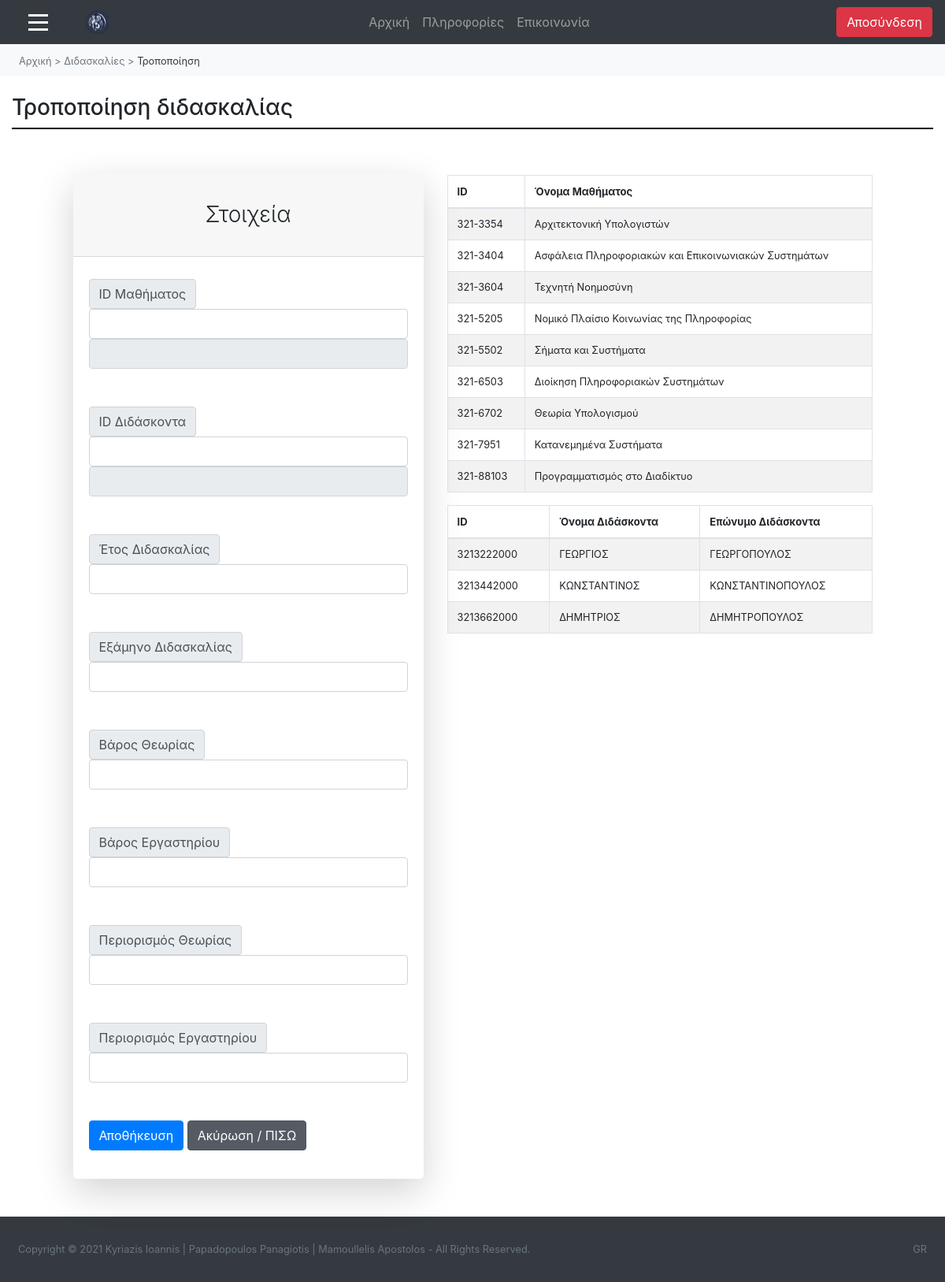
The page /ergasia-theorias/diaxeiristis-didaskalies-tropopoiisi.php (signed in) on the database its author committed.
### tables this page shows
CREATE TABLE `mathima` (
  `id_mathimatos` varchar(10) NOT NULL,
  `onoma_mathimatos` varchar(100) NOT NULL,
  `perigrafi_mathimatos` varchar(5000) DEFAULT NULL,
  `proapaitoumenamathimata` varchar(5000) DEFAULT NULL
);

CREATE TABLE `didaskon` (
  `id_didaskonta` varchar(10) NOT NULL,
  `email_didaskonta` varchar(50) NOT NULL,
  `onoma_didaskonta` varchar(50) NOT NULL,
  `eponimo_didaskonta` varchar(50) NOT NULL,
  `vathmida_didaskonta` varchar(50) NOT NULL
);

### ergasia-theorias/diaxeiristis-didaskalies-tropopoiisi.php (the view, shortened to what this page needs)
<html>
<head>
        <link rel="stylesheet" href="style.css"/>
		<link rel="stylesheet" href="https://maxcdn.bootstrapcdn.com/bootstrap/4.5.2/css/bootstrap.min.css">
		<link rel="stylesheet" href="https://maxcdn.bootstrapcdn.com/bootstrap/4.0.0/css/bootstrap.min.css">
		<link href="https://cdn.datatables.net/1.10.20/css/dataTables.bootstrap4.min.css" rel="stylesheet" />
</head>
<?php
include "diaxeiristis-elegxos.php";
 include "syndesh-geniki.php";
$result = mysqli_query($link,"select * from didaskalia, didaskon, mathima where didaskalia.id_didaskalias='" . $_GET['id_didaskalias'] . "' and didaskalia.id_mathimatos=mathima.id_mathimatos and didaskalia.id_didaskonta=didaskon.id_didaskonta");
$row= mysqli_fetch_array($result);
?>
<body>
<nav class="navbar navbar-expand-md bg-dark navbar-dark">
  <span class="" style="font-size:25px; cursor:pointer;" onclick="openNav()"><div class="symvolo-menu"></div>
																			<div class="symvolo-menu"></div>
																			<div class="symvolo-menu"></div></span>
  <a class="navbar-brand ml-5" href="diaxeiristis-arxiki.php">
	<img <img src="photos/foto_panepistimiou.png" width="30" height="30" alt="">
  </a>
  <div class="collapse navbar-collapse" id="collapse_target">
  <ul class="navbar-nav text-center w-100 justify-content-center">
    <li class="nav-item">
      <a class="nav-link" href="diaxeiristis-arxiki.php">Αρχική</a>
    </li>
	<li class="nav-item">
      <a class="nav-link" href="diaxeiristis-plirofories.php">Πληροφορίες</a>
    </li>
	<li class="nav-item">
      <a class="nav-link" href="diaxeiristis-epikoinonia.php">Επικοινωνία</a>
    </li>
  </ul>
  <ul class="nav navbar-nav ml-auto">
      <a href="logout.php" class="btn btn-danger mx-auto">
          <span class="glyphicon glyphicon-log-out"></span> Αποσύνδεση
		</a>
    </ul>
	</div>
</nav>
<nav class="nav text-dark bg-light py-2" name="navigation-menu">
	<ul class="nav pl-4">
		<li class="nav-item">
			<a href="diaxeiristis-arxiki.php" class="text-muted text-decoration-none small">Αρχική</a>
		</li>
		<li class="nav-item">
			<a class="text-muted text-decoration-none small">&nbsp;>&nbsp;</a>
		</li>
		<li class="nav-item">
			<a href="diaxeiristis-didaskalies.php" class="text-muted text-decoration-none small">Διδασκαλίες</a>
		</li>
		<li class="nav-item">
			<a class="text-muted text-decoration-none small">&nbsp;>&nbsp;</a>
		</li>
		<li class="nav-item active">
			<a class="text-dark text-decoration-none small">Τροποποίηση</a>
		</li>
	</ul>
</nav>
<body>
<div class="container-fluid">
	<h3 class="mt-4">Τροποποίηση διδασκαλίας</h3>
	<div class="grammikatoapotitlo"></div>
	<div class="container">
            <div class="row justify-content-center">
                <div class="col-lg-5">
                    <div class="card shadow-lg border-0 rounded-lg mt-5">
                        <div class="card-header"><h3 class="text-center font-weight-light my-4">Στοιχεία</h3></div>
                            <div class="card-body">
							<form name="frmUser" method="post" action="">
                                    <div class="input-group-prepend mt-2"><span class="input-group-text">ID Μαθήματος</span></div>
									<input type="text" name="id_mathimatos" class="form-control" value="<?php echo $row['id_mathimatos']; ?>"><input type="text" class="form-control" value="<?php echo $row['onoma_mathimatos']; ?>" disabled>
									<div class="input-group-prepend mt-5"><span class="input-group-text">ID Διδάσκοντα</span></div>
                                    <input type="text" name="id_didaskonta" class="form-control" value="<?php echo $row['id_didaskonta']; ?>"><input type="text" class="form-control" value="<?php echo $row['eponimo_didaskonta']; ?> <?php echo $row['onoma_didaskonta']; ?>" disabled>
                                    <div class="input-group-prepend mt-5"><span class="input-group-text">Έτος Διδασκαλίας</span></div>
                                    <input type="text" name="etos_didaskalias" class="form-control" value="<?php echo $row['etos_didaskalias']; ?>" >
									<div class="input-group-prepend mt-5"><span class="input-group-text">Εξάμηνο Διδασκαλίας</span></div>
                                    <input type="text" name="eksamino_didaskalias" class="form-control" value="<?php echo $row['eksamino_didaskalias']; ?>" >
									<div class="input-group-prepend mt-5"><span class="input-group-text">Βάρος Θεωρίας</span></div>
                                    <input type="text" name="varostheorias" class="form-control" value="<?php echo $row['varostheorias']; ?>" >
									<div class="input-group-prepend mt-5"><span class="input-group-text">Βάρος Εργαστηρίου</span></div>
                                    <input type="text" name="varosergastiriou" class="form-control" value="<?php echo $row['varosergastiriou']; ?>" >
									<div class="input-group-prepend mt-5"><span class="input-group-text">Περιορισμός Θεωρίας</span></div>
                                    <input type="text" name="periorismostheorias" class="form-control" value="<?php echo $row['periorismostheorias']; ?>" >
									<div class="input-group-prepend mt-5"><span class="input-group-text">Περιορισμός Εργαστηρίου</span></div>
                                    <input type="text" name="periorismosergastiriou" class="form-control" value="<?php echo $row['periorismosergastiriou']; ?>" >
									<div class="form-group mt-5">
            <button type="submit" name="submit" value="Submit" class="btn btn-primary">Αποθήκευση</button>
			<a href="diaxeiristis-didaskalies.php" class="btn btn-secondary active" role="button" aria-pressed="true">Ακύρωση / ΠΙΣΩ</a>
        </div>
                            </form>
                        </div>
                        </div>
                </div>
				<div class="col-lg-6" style="padding-top:50px;">
                    <?php
                    require_once "syndesh-geniki.php";
                    $sql = "select * from mathima";
                    if($result = mysqli_query($link, $sql)){
                        if(mysqli_num_rows($result) > 0){
                            echo '<table class="table table-bordered table-striped" id="myTable">';
                                echo "<thead>";
                                    echo "<tr>";
                                        echo "<th style='font-size:13px;'>ID</th>";
										echo "<th style='font-size:13px;'>Όνομα Μαθήματος</th>";
                                    echo "</tr>";
                                echo "</thead>";
                                echo "<tbody>";
                                while($row = mysqli_fetch_array($result)){
                                    echo "<tr>";
                                        echo "<td class='small'>" . $row['id_mathimatos'] . "</td>";
										echo "<td class='small'>" . $row['onoma_mathimatos'] . "</td>";
                                    echo "</tr>";
                                }
                                echo "</tbody>";
                            echo "</table>";
                        } else{
                            echo '<div class="alert alert-danger"><em>Δεν βρέθηκαν διδασκαλίες του τμήματος!</em></div>';
                        }
                    } else{
                        echo "Κάτι πήγε λάθος. Προσπαθήστε ξανα αργότερα";
                    }
                    ?>
					<?php
                    require_once "syndesh-geniki.php";
                    $sql = "select * from didaskon";
                    if($result = mysqli_query($link, $sql)){
                        if(mysqli_num_rows($result) > 0){
                            echo '<table class="table table-bordered table-striped" id="myTable">';
                                echo "<thead>";
                                    echo "<tr>";
                                        echo "<th style='font-size:13px;'>ID</th>";
										echo "<th style='font-size:13px;'>Όνομα Διδάσκοντα</th>";
										echo "<th style='font-size:13px;'>Επώνυμο Διδάσκοντα</th>";
                                    echo "</tr>";
                                echo "</thead>";
                                echo "<tbody>";
                                while($row = mysqli_fetch_array($result)){
                                    echo "<tr>";
                                        echo "<td class='small'>" . $row['id_didaskonta'] . "</td>";
										echo "<td class='small'>" . $row['onoma_didaskonta'] . "</td>";
										echo "<td class='small'>" . $row['eponimo_didaskonta'] . "</td>";
                                    echo "</tr>";
                                }
                                echo "</tbody>";
                            echo "</table>";
                        } else{
                            echo '<div class="alert alert-danger"><em>Δεν βρέθηκαν διδασκαλίες του τμήματος!</em></div>';
                        }
                    } else{
                        echo "Κάτι πήγε λάθος. Προσπαθήστε ξανα αργότερα";
                    }
                    ?>
                </div>
            </div>
        </div>
</div>
<footer class="py-4 bg-dark mt-auto">
    <div class="container-fluid">
        <div class="d-flex small">
            <div class="text-muted p-2">Copyright © 2021 Kyriazis Ioannis | Papadopoulos Panagiotis | Mamoullelis Apostolos - All Rights Reserved.</div>
            <div class="text-muted ml-auto p-2">GR</div>
    </div>
</footer>
</body>
</html>

### ergasia-theorias/style.css (style rules this page uses)
.grammikatoapotitlo { display: block; margin-top: 0.5em; margin-bottom: 0.5em; margin-left: 0px; border-style: inset; border-width: 1px; border: 1px solid #000000; }
.symvolo-menu { width: 25px; height: 3px; background-color: white; margin: 6px 0; margin-left: 20px; }

### ergasia-theorias/diaxeiristis-didaskalies-tropopoiisi.php (style rules this page uses)
.symvolo-menu { width: 25px; height: 3px; background-color: white; margin: 6px 0; margin-left: 20px; }

### rows shown on the page
mathima: id_mathimatos "321-3354", onoma_mathimatos "Αρχιτεκτονική Υπολογιστών"
mathima: id_mathimatos "321-3404", onoma_mathimatos "Ασφάλεια Πληροφοριακών και Επικοινωνιακών Συστημάτων"
mathima: id_mathimatos "321-3604", onoma_mathimatos "Τεχνητή Νοημοσύνη"
mathima: id_mathimatos "321-5205", onoma_mathimatos "Νομικό Πλαίσιο Κοινωνίας της Πληροφορίας"
mathima: id_mathimatos "321-5502", onoma_mathimatos "Σήματα και Συστήματα"
mathima: id_mathimatos "321-6503", onoma_mathimatos "Διοίκηση Πληροφοριακών Συστημάτων"
mathima: id_mathimatos "321-6702", onoma_mathimatos "Θεωρία Υπολογισμού"
mathima: id_mathimatos "321-7951", onoma_mathimatos "Κατανεμημένα Συστήματα"
mathima: id_mathimatos "321-88103", onoma_mathimatos "Προγραμματισμός στο Διαδίκτυο"
didaskon: id_didaskonta "3213222000", onoma_didaskonta "ΓΕΩΡΓΙΟΣ", eponimo_didaskonta "ΓΕΩΡΓΟΠΟΥΛΟΣ"
didaskon: id_didaskonta "3213442000", onoma_didaskonta "ΚΩΝΣΤΑΝΤΙΝΟΣ", eponimo_didaskonta "ΚΩΝΣΤΑΝΤΙΝΟΠΟΥΛΟΣ"
didaskon: id_didaskonta "3213662000", onoma_didaskonta "ΔΗΜΗΤΡΙΟΣ", eponimo_didaskonta "ΔΗΜΗΤΡΟΠΟΥΛΟΣ"
